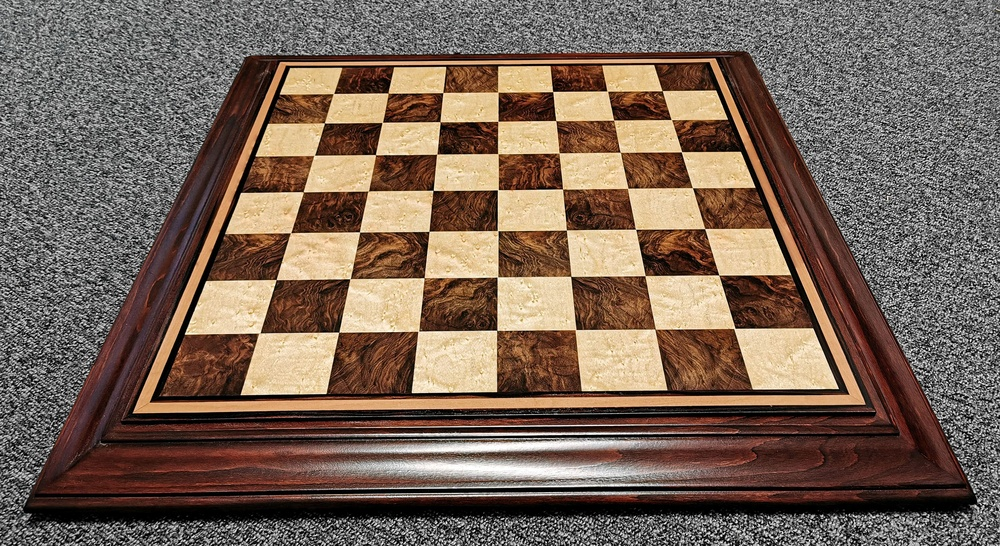
%> input picture Test_chess_board_carpet.jpeg, 1000 x 546 px, shrunk from 3616 x 1975 before the run
$ octave chess_board_filter_test_carpet_canny_filter_hough_grid.m   (GNU Octave 9; MATLAB toolbox functions it lacks are replaced by stand-ins)
%> lines starting %> are read from the running program, lines starting %| are printed output that depends on the picture; in (x1, y1, x2, y2) boxes, pixels count from 0 and x2, y2 are one past the last pixel; in counts of white or black regions, pixels touching at a corner belong together; the program's own positions count from 1
% Author: Ashan Abey
% Date: 10/9/2020
% Tutorial 3 Activity 4
clear;
clc;
clf;
clf reset;

im = rgb2gray(imread('Test_chess_board_carpet.jpeg'));
% imshow(im);

%h = fspecial('gaussian',5);
im = imgaussfilt(im, 4);

se  = strel('disk',10,0);
im = imclose(im, se);
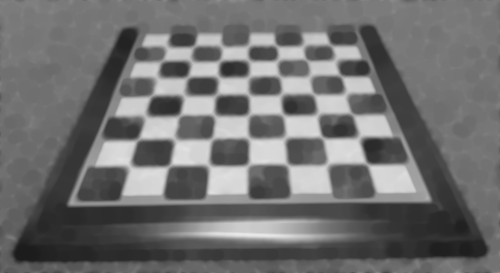
%> im: size 546x1000 uint8 (shown at 1/2 size); min 28, max 233, mean 111.6
% [24 lines of commented-out code are left out]

canny_thresh = [0.55 0.6];
canny_sigma = 2;
BWcanny = edge(im,'canny', canny_thresh, canny_sigma);
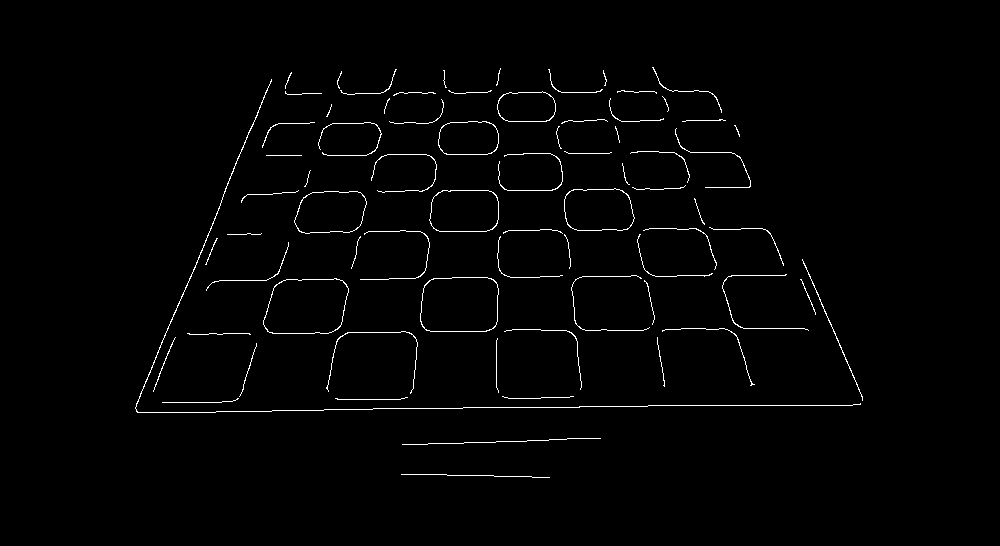
%> BWcanny: size 546x1000 logical; 1.4% white in thin lines or dots, all inside (x1, y1, x2, y2) = (135, 67, 863, 478)
%BWcanny = edge(im, 'canny');
%subplot(4,1,2);
% figure;
imshow(BWcanny);

se  = strel('disk',3,0);
imbwdilate = imdilate(BWcanny, se);
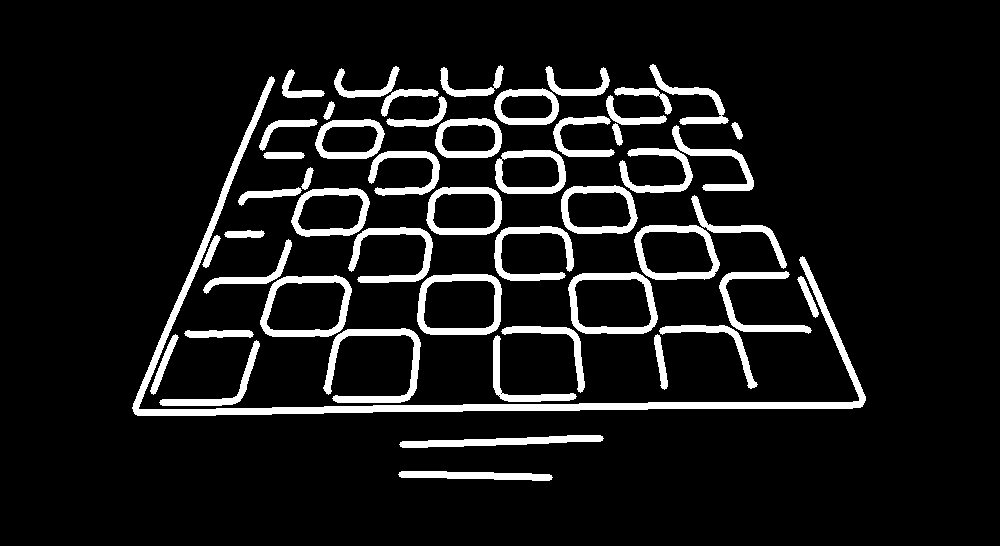
%> imbwdilate: size 546x1000 logical; 9.3% white; 50 white regions, largest, box (x1, y1, x2, y2) and area: (132, 76, 866, 416) 8539, (323, 328, 421, 403) 1892, (568, 272, 658, 334) 1662
se  = strel('disk',10,0);
imerode1 = imerode(imbwdilate, se);
%> imerode1: size 546x1000 logical; every value is 0
%subplot(4,1,3);
%imshow(imerode1);


se  = strel('disk',12,0);
im = imdilate(BWcanny, se);
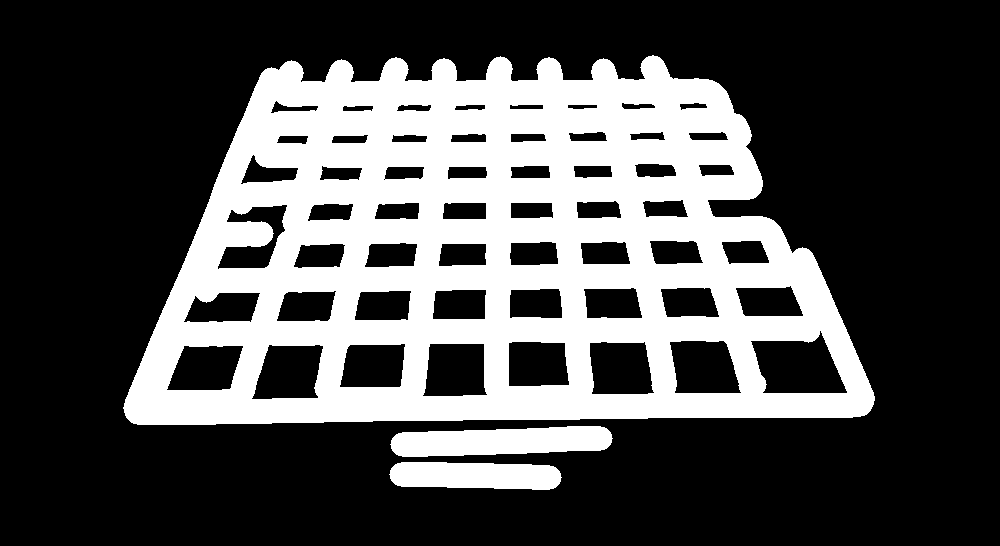
%> im: size 546x1000 logical; 30.5% white; 3 white regions, box (x1, y1, x2, y2) and area: (123, 55, 875, 425) 157110, (390, 426, 613, 457) 5391, (389, 462, 562, 490) 4141
% subplot(4,1,1);
% imshow(im);
se  = strel('disk',14,0);
im = imerode(im, se);
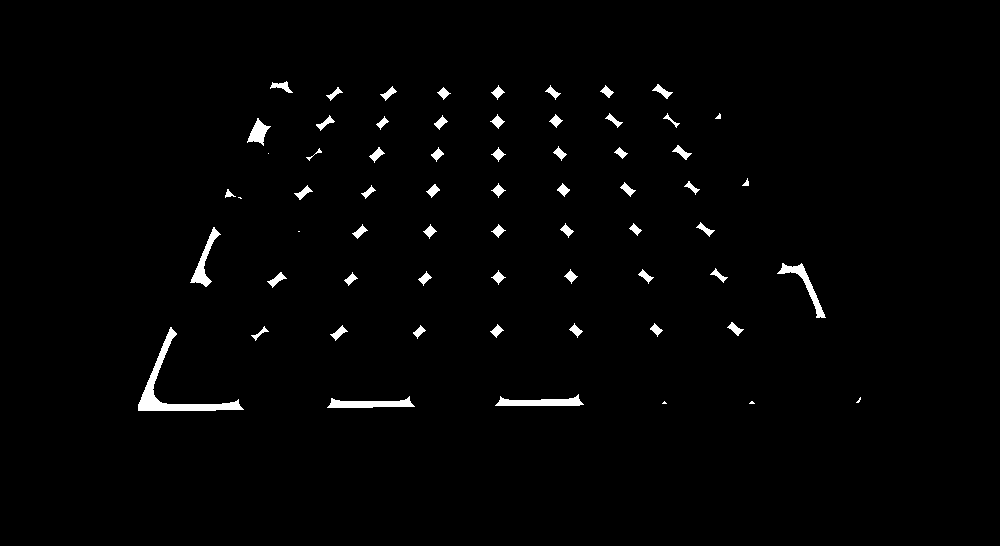
%> im: size 546x1000 logical; 1.5% white; 64 white regions (6 under 20 px), largest, box (x1, y1, x2, y2) and area: (138, 327, 244, 411) 1396, (495, 394, 584, 406) 582, (327, 396, 415, 408) 579
% subplot(4,1,2);
% imshow(im);


se  = strel('disk',12,0);
im = imerode(im, se);
% [6 lines of commented-out code are left out]

STATS = regionprops(im, 'Area', 'Centroid');
%> STATS = 0 regions
centroids = cat(1,STATS.Centroid);
%> centroids = []

[H, theta, rho] = hough(BWcanny);
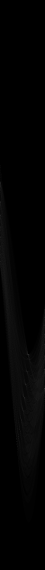
%> H: size 2277x180 double (shown at 1/4 size); min 0, max 286, mean 3.3; drawn with min black and max white
%> theta = 180 values from -90 to 89; rho = 2277 values from -1138 to 1138

% figure
% imshow(imadjust(rescale(H)),[],...
%        'XData',theta,...
%        'YData',rho,...
%        'InitialMagnification','fit');
% xlabel('\theta (degrees)');
% ylabel('\rho');
% axis on;
% axis normal;
% hold on;
% colormap(gca,hot);

P = houghpeaks(H,50);
%> P = [1554 180; 1422 114]

x = theta(P(:,2));
%> x = [89 23]
y = rho(P(:,1));
%> y = [415 283]
% plot(x,y,'s','color','black');

lines = houghlines(BWcanny,theta,rho,P,'MinLength',1, 'FillGap', 100);
%> lines = 7 lines; point1 to point2 (x, y): (136, 408) to (221, 206), (148, 413) to (205, 413), (378, 409) to (434, 409), (325, 410) to (373, 410), (273, 411) to (319, 411), (217, 412) to (262, 412), (464, 408) to (491, 408)


figure, imshow(BWcanny), hold on
max_len = 0;
for k = 1:length(lines)
   xy = [lines(k).point1; lines(k).point2];
   plot(xy(:,1),xy(:,2),'LineWidth',2,'Color','green');

   % Plot beginnings and ends of lines
   plot(xy(1,1),xy(1,2),'x','LineWidth',2,'Color','yellow');
   plot(xy(2,1),xy(2,2),'x','LineWidth',2,'Color','red');

   % Determine the endpoints of the longest line segment
   len = norm(lines(k).point1 - lines(k).point2);
   if ( len > max_len)
      max_len = len;
      xy_long = xy;
   end
end
%> this loop made 7 passes
%> (len, max_len, xy_long) on passes 1, 2, 6, 7: (27, 27, [464 408; 491 408]), (56, 56, [378 409; 434 409]), (57, 57, [148 413; 205 413]), (219.2, 219.2, [136 408; 221 206])
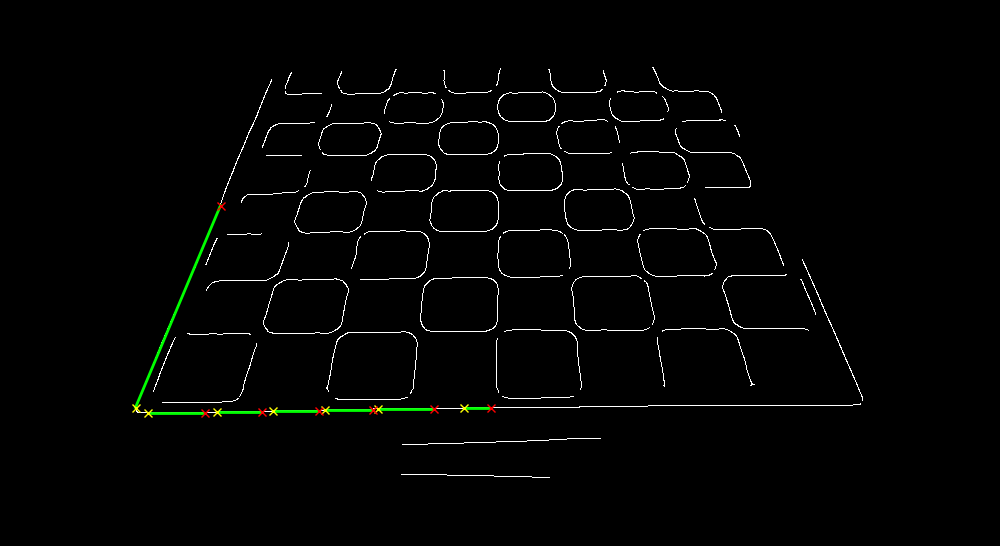
%> figure redrawn from the program's plot data
% [10 lines of commented-out code are left out]

$ run again, with boardpieces.jpeg copied over Test_chess_board_carpet.jpeg
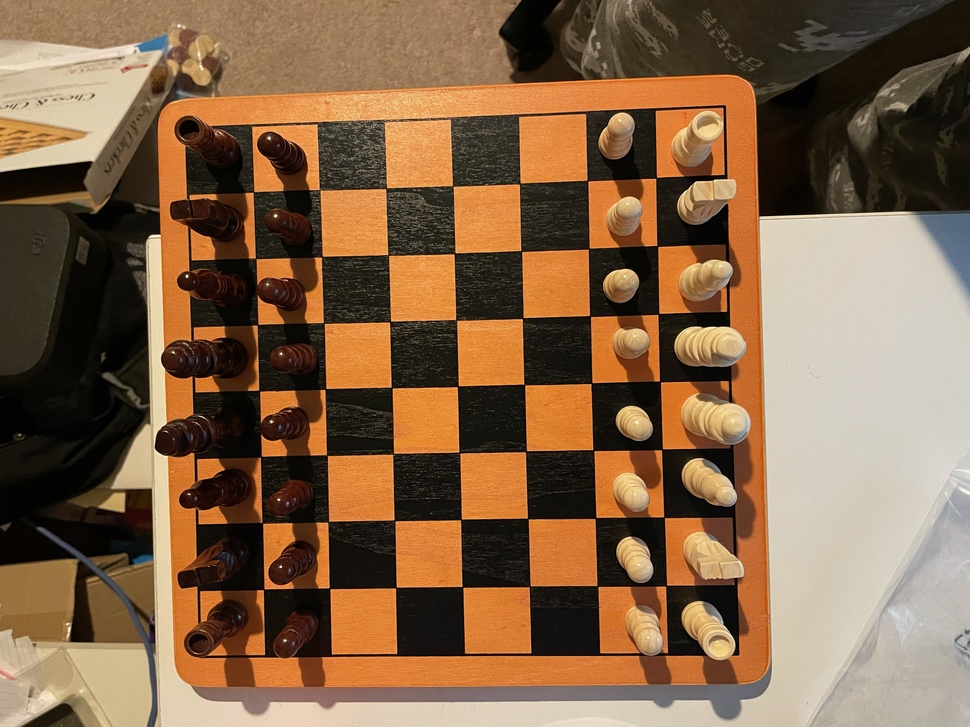
%> input picture boardpieces.jpeg, 970 x 727 px, shrunk from 4032 x 3024 before the run
%> `BWcanny = edge(im,'canny', canny_thresh, canny_sigma);`:
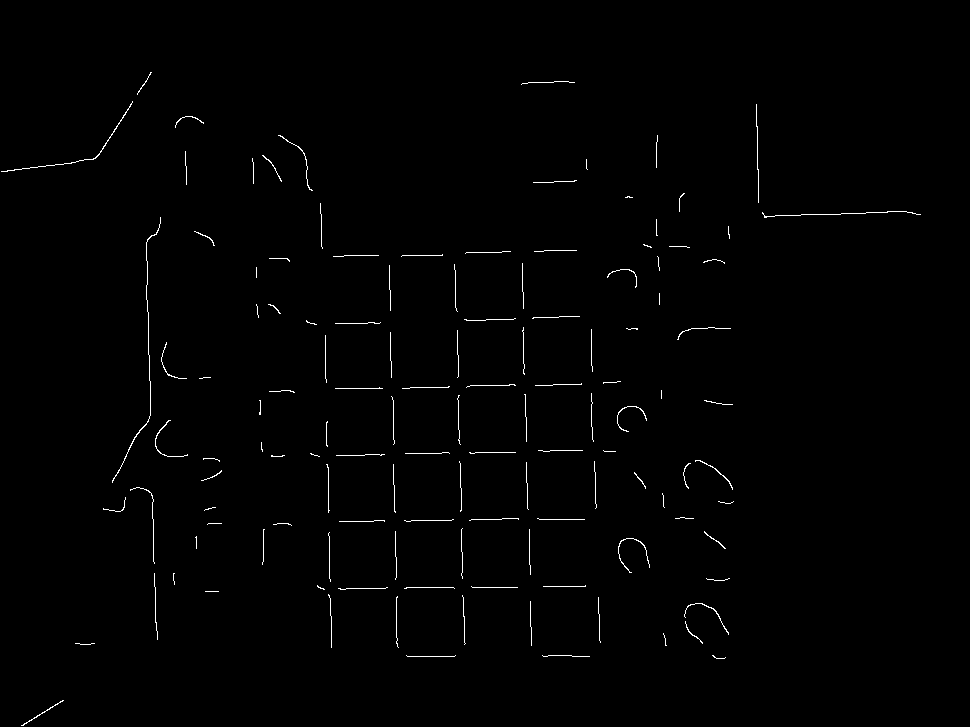
%> BWcanny: size 727x970 logical; 0.77% white in thin lines or dots, all inside (x1, y1, x2, y2) = (1, 72, 921, 726)
%> imbwdilate: size 727x970 logical; 5.5% white; 123 white regions, largest, box (x1, y1, x2, y2) and area: (109, 214, 164, 486) 1970, (759, 208, 924, 221) 1157, (0, 98, 136, 175) 1142
%> imerode1: size 727x970 logical; every value is 0
%> STATS = 0 regions
%> centroids = []
%> theta = 180 values from -90 to 89; rho = 2423 values from -1211 to 1211
%> P = [1597 90; 1531 90; 1606 180; 1739 180; 1664 90; 1672 180; 1348 89; 1730 90; 625 1; 1548 179; 1454 179; 1481 179]
%> x = [-1 -1 89 89 -1 89 -2 -1 -90 88 88 88]
%> y = [385 319 394 527 452 460 136 518 -587 336 242 269]
%> lines = 22 lines; longest, point1 to point2 (x, y): (391, 291) to (397, 644), (458, 312) to (464, 617), (326, 336) to (331, 616), (524, 293) to (528, 509), (319, 588) to (518, 588), (554, 385) to (376, 389)
%> the loop `for k = 1:length(lines)` made 22 passes
%> (len, max_len, xy_long) on pass 1: (353.1, 353.1, [391 291; 397 644])
%> after the loop `for k = 1:length(lines)`:
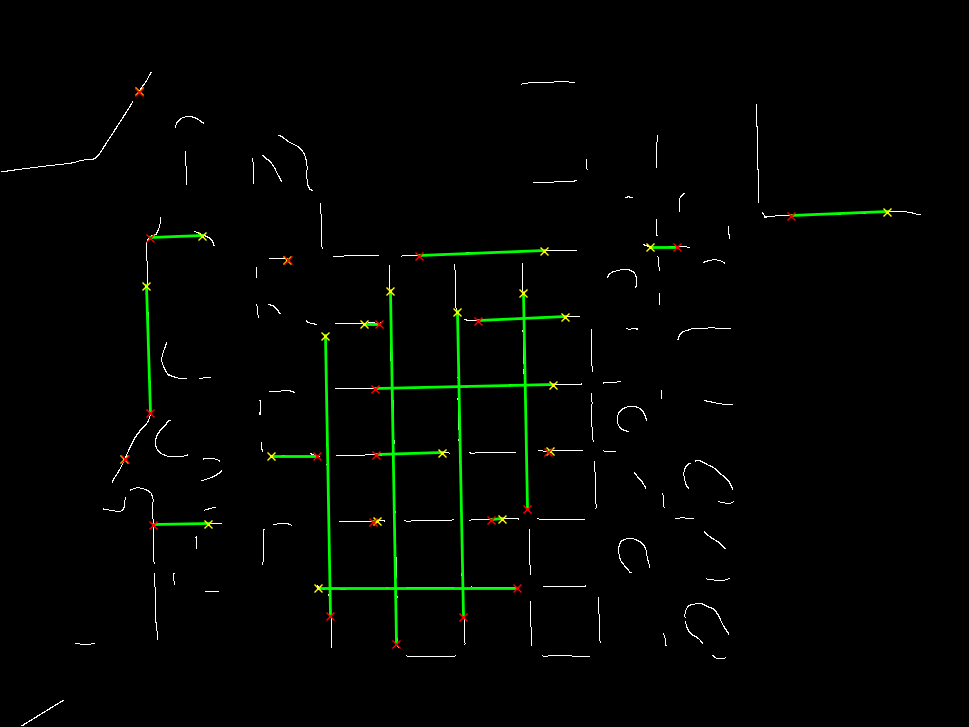
%> figure redrawn from the program's plot data

$ run again, with boardpiecesdiagonal.jpeg copied over Test_chess_board_carpet.jpeg
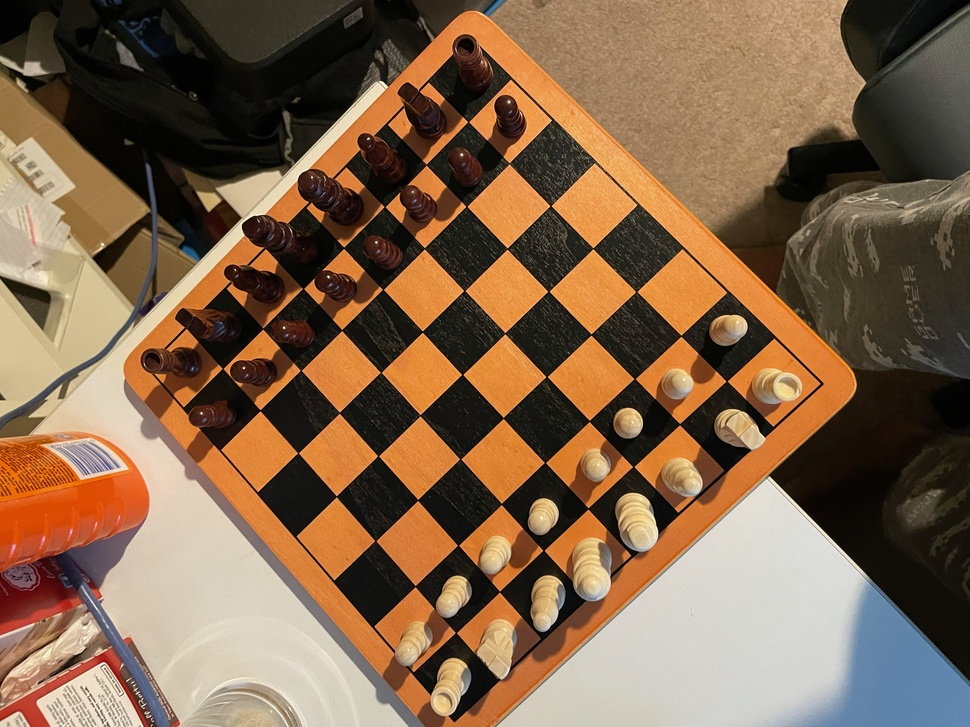
%> input picture boardpiecesdiagonal.jpeg, 970 x 727 px, shrunk from 4032 x 3024 before the run
%> `BWcanny = edge(im,'canny', canny_thresh, canny_sigma);`:
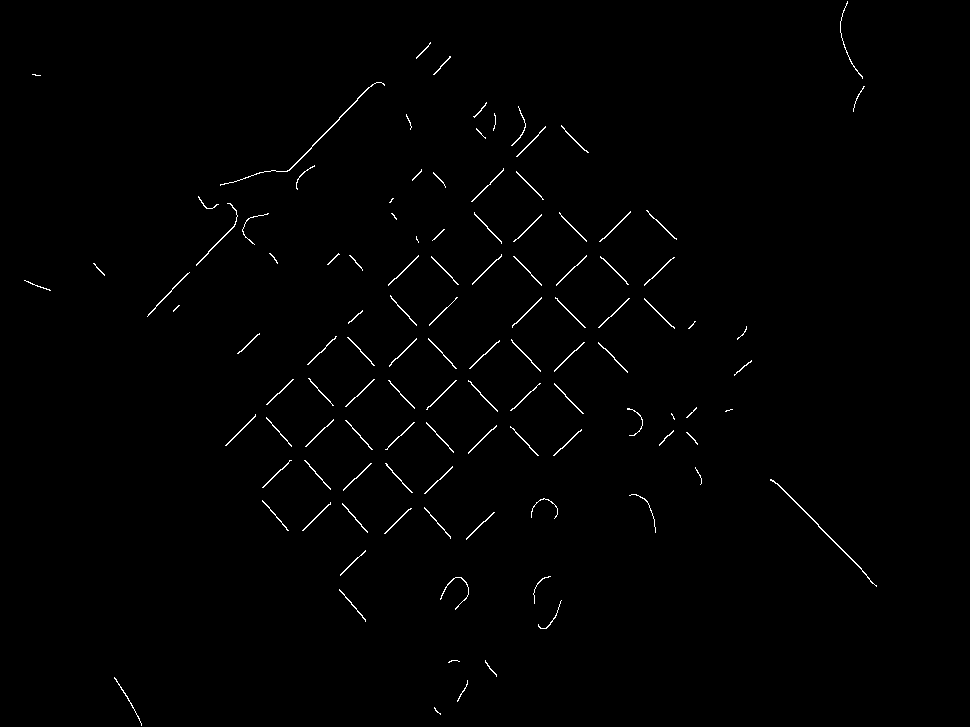
%> BWcanny: size 727x970 logical; 0.79% white in thin lines or dots, all inside (x1, y1, x2, y2) = (24, 1, 877, 726)
%> imbwdilate: size 727x970 logical; 4.5% white; 111 white regions, largest, box (x1, y1, x2, y2) and area: (217, 79, 388, 189) 1454, (767, 476, 880, 590) 1094, (193, 200, 241, 269) 609
%> imerode1: size 727x970 logical; every value is 0
%> STATS = 0 regions
%> centroids = []
%> theta = 180 values from -90 to 89; rho = 2423 values from -1211 to 1211
%> P = [1803 137; 1862 137; 1537 135; 1744 137; 1295 48; 1188 49; 1686 136; 1394 46; 1436 47]
%> x = [46 46 44 46 -43 -42 45 -45 -44]
%> y = [591 650 325 532 83 -24 474 182 224]
%> lines = 14 lines; longest, point1 to point2 (x, y): (616, 228) to (303, 531), (609, 318) to (341, 576), (502, 257) to (263, 488), (446, 188) to (674, 417), (148, 317) to (369, 88), (391, 297) to (539, 456)
%> the loop `for k = 1:length(lines)` made 14 passes
%> (len, max_len, xy_long) on passes 1 to 2: (3.61, 3.61, [848 4; 846 7]), (435.6, 435.6, [616 228; 303 531])
%> after the loop `for k = 1:length(lines)`:
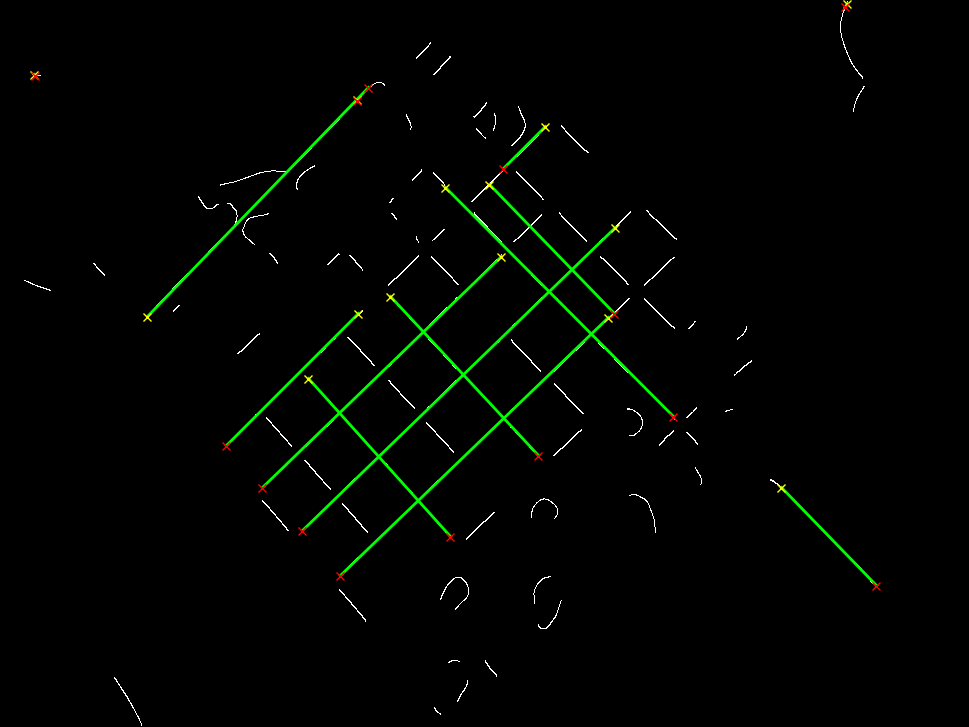
%> figure redrawn from the program's plot data
